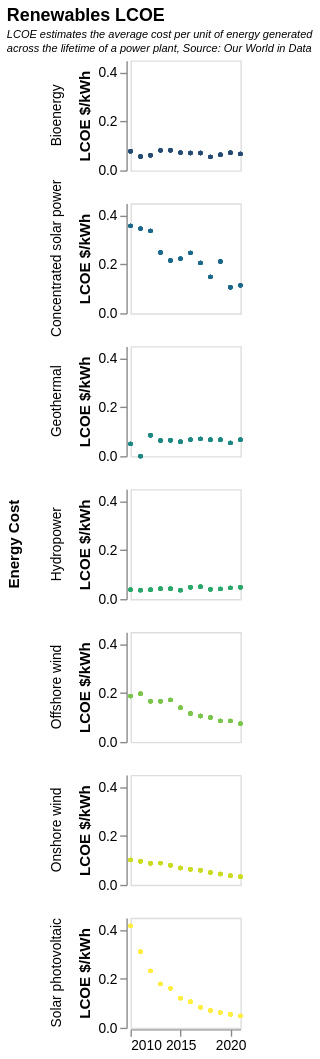

The specification (Vega-Lite) saved for this image:
### Vega-Lite specification from a JSON file in a GitHub repository (floating-point values rounded to 4 significant figures; data arrays with more than 128 entries replaced by an {"elided": "..."} marker saying what was removed)
{"$schema": "https://vega.github.io/schema/vega-lite/v5.json", "title": {"text": "Renewables LCOE", "subtitle": ["LCOE estimates the average cost per unit of energy generated", "across the lifetime of a power plant, Source: Our World in Data"], "subtitleFontSize": 8, "subtitleFontStyle": "italic", "anchor": "start"}, "height": 80, "width": 80, "data": {"values": {"elided": "588 records"}, "format": {"parse": {"Year": "date"}}}, "mark": {"type": "circle", "size": 10}, "encoding": {"row": {"field": "Energy Cost"}, "x": {"field": "Year", "type": "temporal", "axis": {"grid": false}, "title": null, "scale": {"zero": false}}, "y": {"field": "Cost", "type": "quantitative", "scale": {"zero": true}, "axis": {"grid": false}, "title": "LCOE $/kWh"}, "opacity": {"value": 1}, "color": {"field": "Energy Cost", "scale": {"scheme": "darkmulti"}, "legend": null}, "tooltip": [{"field": "Cost", "type": "quantitative", "title": "$/kWh"}]}}
